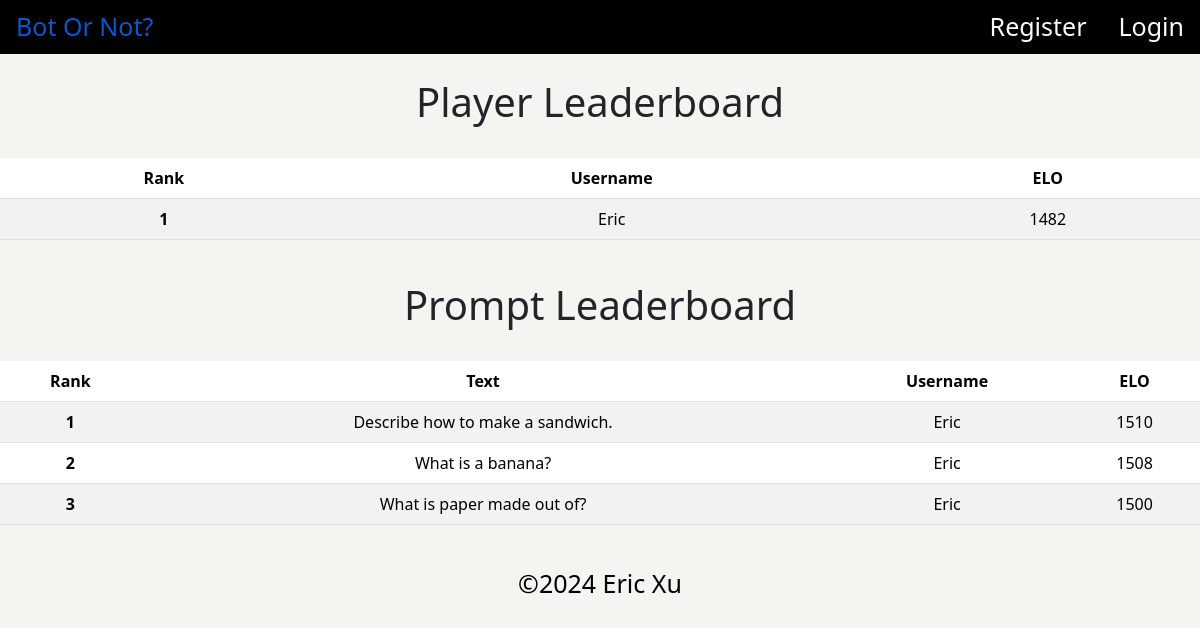
The page /leaderboard on the database as committed earlier.
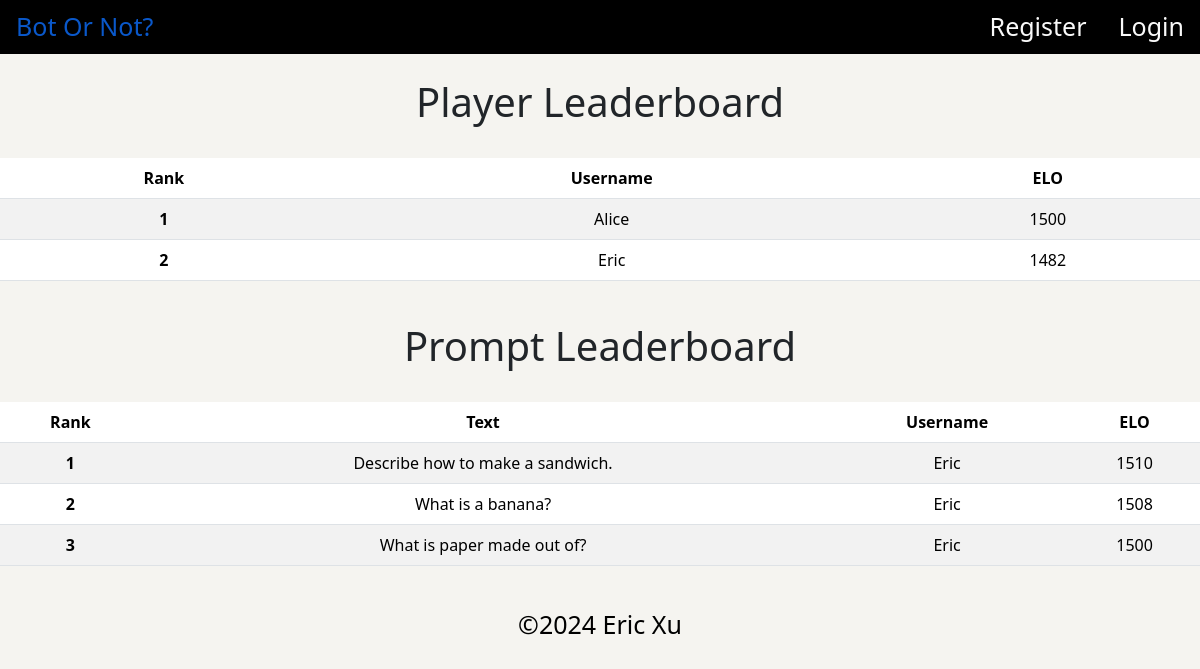
The same page on the database as committed later.
### tables this page shows
CREATE TABLE users (
    id INTEGER PRIMARY KEY AUTOINCREMENT,
    created TIMESTAMP NOT NULL DEFAULT CURRENT_TIMESTAMP,
    username TEXT NOT NULL,
    password TEXT NOT NULL,
    elo INTEGER NOT NULL DEFAULT 1500,
    questionsCorrect INTEGER NOT NULL DEFAULT 0
);

CREATE TABLE prompts (
    id INTEGER PRIMARY KEY AUTOINCREMENT,
    created TIMESTAMP NOT NULL DEFAULT CURRENT_TIMESTAMP,
    username TEXT NOT NULL,
    promptText TEXT NOT NULL,
    humanText TEXT NOT NULL,
    botText TEXT NOT NULL,
    elo INTEGER NOT NULL DEFAULT 1500,
    votes INTEGER NOT NULL DEFAULT 0
);

### flask_app.py (the view)
@app.route('/leaderboard', methods=["GET", "POST"])
def leaderboard():
    conn = get_db_connection()
    rankedUsers = conn.execute("SELECT * FROM users ORDER BY elo DESC").fetchall()
    rankedPrompts = conn.execute("SELECT * FROM prompts ORDER BY elo DESC").fetchall()
    return render_template("leaderboard.html", rankedUsers=rankedUsers, rankedPrompts=rankedPrompts)

### helpers.py (called while the page is built)
def get_db_connection():
    conn = sqlite3.connect('site.db')
    conn.row_factory = sqlite3.Row
    return conn

### templates/leaderboard.html (shortened to what this page needs)
{% extends "base.html" %}
{% block main %}
<div class="container-fluid">
    <div class="text-center row">
        <h1 class="game-padding">Player Leaderboard</h1>
    </div>
    <table class="table table-striped">
        <thead>
          <tr>
            <th scope="col game-text">Rank</th>
            <th scope="col game-text">Username</th>
            <th scope="col game-text">ELO</th>
          </tr>
        </thead>
        <tbody>
            {% for i in range(0,(rankedUsers)| length) %}
            <tr>
                <th scope="row">{{ i+1 }}</th>
                <td>{{ rankedUsers[i]['username'] }}</td>
                <td>{{ rankedUsers[i]['elo'] }}</td>
            </tr>
            {% endfor %}
        </tbody>
    </table>
    <div class="text-center row">
        <h1 class="game-padding">Prompt Leaderboard</h1>
    </div>
    <table class="table table-striped">
        <thead>
          <tr>
            <th scope="col game-text">Rank</th>
            <th scope="col game-text">Text</th>
            <th scope="col game-text">Username</th>
            <th scope="col game-text">ELO</th>
          </tr>
        </thead>
        <tbody>
            {% for i in range(0,(rankedPrompts)| length) %}
            <tr>
                <th scope="row">{{ i+1 }}</th>
                <td>{{ rankedPrompts[i]['promptText'] }}</td>
                <td>{{ rankedPrompts[i]['username'] }}</td>
                <td>{{ rankedPrompts[i]['elo'] }}</td>
            </tr>
            {% endfor %}
        </tbody>
    </table>
</div>
{% endblock %}

### templates/base.html (shortened to what this page needs)
<!DOCTYPE html>
<html lang="en">
<head>
    <link href="https://cdn.jsdelivr.net/npm/bootstrap@5.3.3/dist/css/bootstrap.min.css" rel="stylesheet"
>
    <link href="/static/styles.css" rel="stylesheet">
</head>
<body class="container-fluid">
    <div class="container-fluid navigation-bar">
        {% if session["user_id"] %}
        <nav class="nav">
            <div>
                <a class="nav-link navigation-bar" href="/">Bot Or Not?</a>
            </div>
            <div class="ms-auto">
                <a class="nav-link navigation-bar navbar-right" href="/logout">Log Out</a>
                <a class="nav-link navigation-bar navbar-right" href="/landing">Profile</a>
                <a class="nav-link navigation-bar navbar-right" href="/insert">Insert Custom Prompt</a>
                <a class="nav-link navigation-bar navbar-right" href="/leaderboard">Leaderboard</a>
                <a class="nav-link navigation-bar navbar-right" href="/game">Play Now!</a>
            </div>
        </nav>
        {% else %}
        <nav class="nav">
            <div>
                <a class="nav-link active navigation-bar" href="/">Bot Or Not?</a>
            </div>
            <div class="ms-auto">
                <a class="nav-link navigation-bar navbar-right" href="/login">Login</a>
                <a class="nav-link navigation-bar navbar-right" href="/register">Register</a>
            </div>
        </nav>
        {% endif %}
    </div>
    <main class="container-fluid text-center">
        {% block main %}{% endblock %}
    </main>
    <footer class=" text-center game-text game-padding">
        ©2024 Eric Xu
    </footer>
</body>
</html>

### static/styles.css (style rules this page uses)
.container-fluid { width: 100%; max-width: none; padding-left: 0; padding-right: 0; background-color: #f5f4f0; }
.navigation-bar { background-color: #000000; color: #f9f9f9; font-size: 25px; }
.navbar-right { float: right; }
.game-text { color: #000000; font-size: 25px; }
.game-padding { padding-left: 2%; padding-right: 2%; padding-top: 2%; padding-bottom: 2%; }

Rows that differ between the two databases and show on the page:
added users: username "Alice", elo "1500"
Other text that changed with them:
new list line: "1"
new list line: "2"
new list line: "Eric 1482"
list line gone: "1"
list line gone: "Eric 1482"
